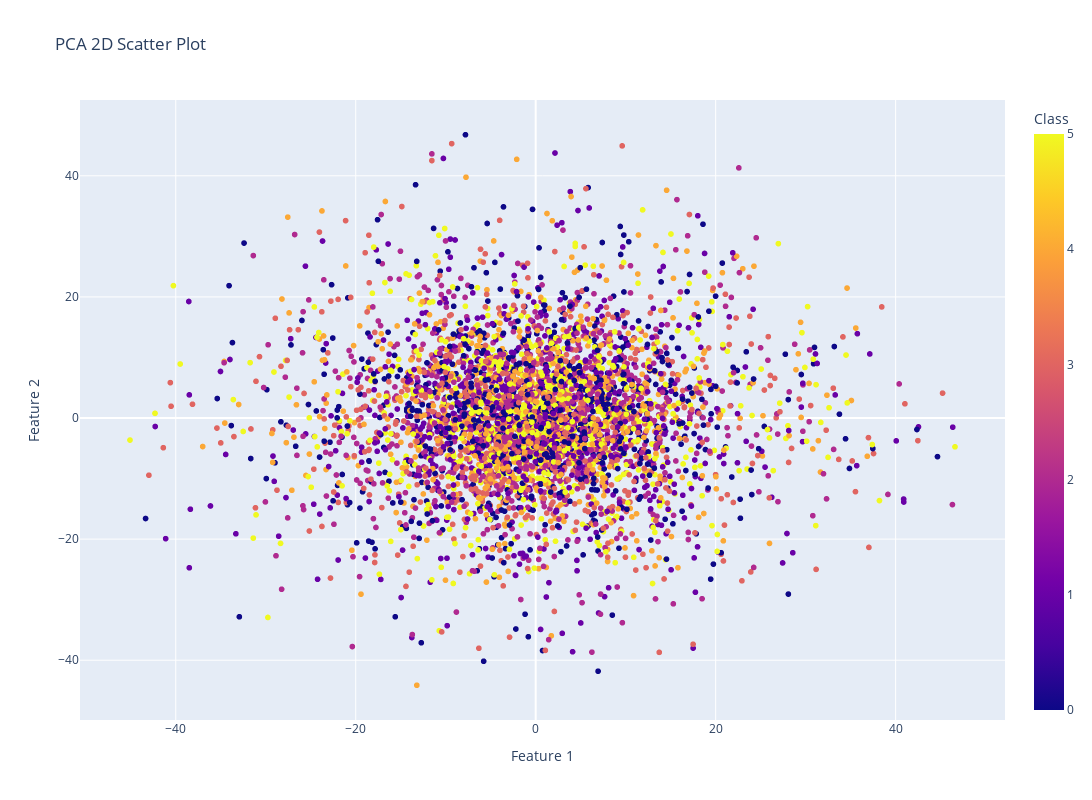
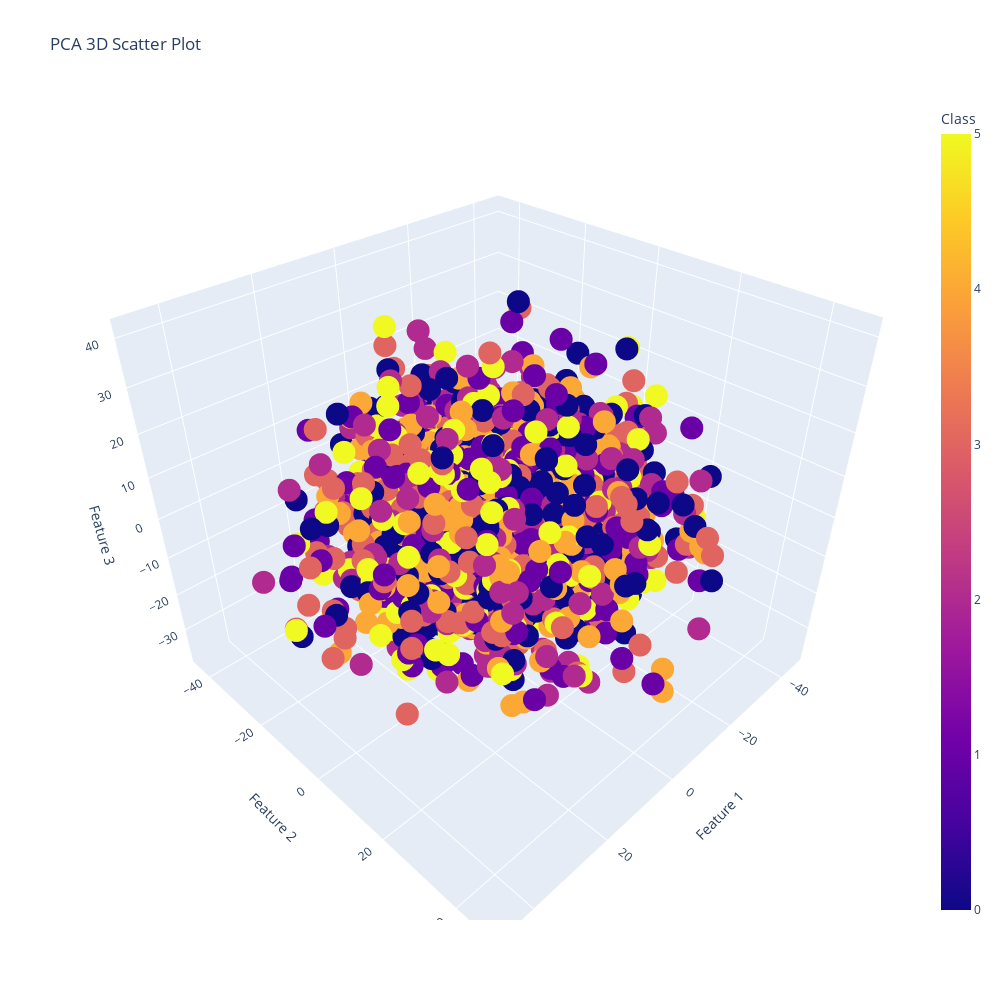
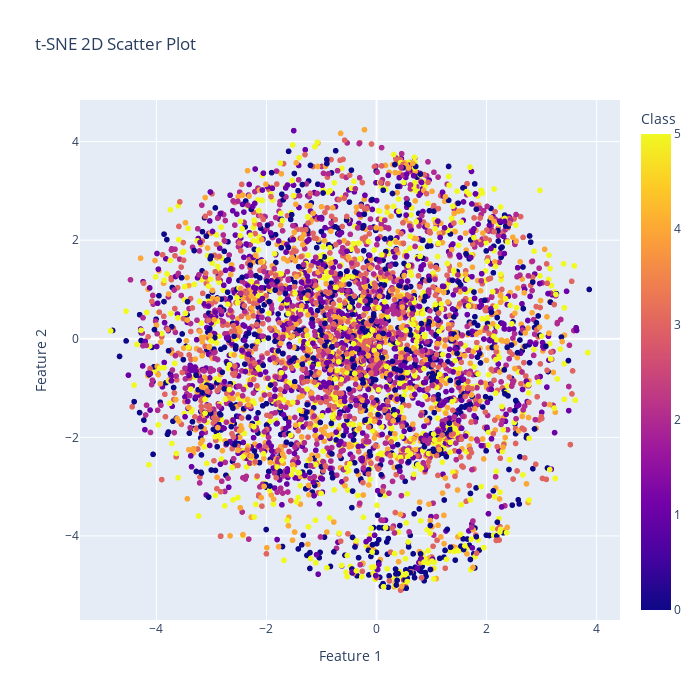

The cell these charts' notebook holds for them, in order:
### Code cell
sys.path.append('/home/elicer/project/src/ml')
from transform import Wav2Vec2Extractor

feature_extractor = Wav2Vec2Extractor(**{'model_name': 'Rajaram1996/Hubert_emotion',
                                        'sample_rate': 16000,
                                        'audio_max_ms': 4000}).train_transform
            
def audio_to_feature_vector(audio_path):
    feature_vector = feature_extractor(torchaudio.load(audio_path)[0])
    return feature_vector

label_csv = pd.read_csv('/home/elicer/project/월간 데이콘 음성 감정 인식 AI 경진대회/train.csv')
audio_directory = '/home/elicer/project/월간 데이콘 음성 감정 인식 AI 경진대회/train/'

all_features = []
label_list = []

for filename in label_csv['file_path']:
    audio_path = os.path.join(audio_directory, filename)
    features = audio_to_feature_vector(audio_path)
    all_features.append(features)
    label_list.append(label_csv[label_csv['file_path']==filename]['label'])


# 특징 매트릭스 생성
feature_matrix = np.vstack(all_features)
print('feature_matrix.shape:', feature_matrix.shape)

class_num = 6
pca_plot(2, feature_matrix, class_num, 1200, 800)  # 2차원 산점도
pca_plot(3, feature_matrix, class_num, 1000, 1000)  # 3차원 산점도
tsne_plot(feature_matrix, class_num, width=700, height=700) # t-sne 2차원

### Figure 1 — Plotly figure (JSON) as saved in the notebook; plotly's stock layout.template omitted (floating-point values rounded to 4 significant figures; data arrays with more than 128 entries replaced by an {"elided": "..."} marker saying what was removed)
{"data": [{"hovertemplate": "Feature 1=%{x}<br>Feature 2=%{y}<br>Class=%{marker.color}<extra></extra>", "legendgroup": "", "marker": {"color": {"elided": "5001 int values"}, "coloraxis": "coloraxis", "symbol": "circle"}, "mode": "markers", "name": "", "showlegend": false, "type": "scattergl", "x": {"elided": "5001 float values"}, "xaxis": "x", "y": {"elided": "5001 float values"}, "yaxis": "y"}], "layout": {"coloraxis": {"colorbar": {"title": {"text": "Class"}}, "colorscale": [[0, "#0d0887"], [0.1111, "#46039f"], [0.2222, "#7201a8"], [0.3333, "#9c179e"], [0.4444, "#bd3786"], [0.5556, "#d8576b"], [0.6667, "#ed7953"], [0.7778, "#fb9f3a"], [0.8889, "#fdca26"], [1, "#f0f921"]]}, "height": 800, "legend": {"itemsizing": "constant", "orientation": "h", "tracegroupgap": 0, "x": 1, "xanchor": "right", "y": 1.02, "yanchor": "bottom"}, "title": {"text": "PCA 2D Scatter Plot"}, "width": 1200, "xaxis": {"anchor": "y", "domain": [0, 1], "title": {"text": "Feature 1"}}, "yaxis": {"anchor": "x", "domain": [0, 1], "title": {"text": "Feature 2"}}}}

### Figure 2 — Plotly figure (JSON) as saved in the notebook; plotly's stock layout.template omitted (floating-point values rounded to 4 significant figures; data arrays with more than 128 entries replaced by an {"elided": "..."} marker saying what was removed)
{"data": [{"hovertemplate": "Feature 1=%{x}<br>Feature 2=%{y}<br>Feature 3=%{z}<br>Class=%{marker.color}<extra></extra>", "legendgroup": "", "marker": {"color": {"elided": "5001 int values"}, "coloraxis": "coloraxis", "symbol": "circle"}, "mode": "markers", "name": "", "scene": "scene", "showlegend": false, "type": "scatter3d", "x": {"elided": "5001 float values"}, "y": {"elided": "5001 float values"}, "z": {"elided": "5001 float values"}}], "layout": {"coloraxis": {"colorbar": {"title": {"text": "Class"}}, "colorscale": [[0, "#0d0887"], [0.1111, "#46039f"], [0.2222, "#7201a8"], [0.3333, "#9c179e"], [0.4444, "#bd3786"], [0.5556, "#d8576b"], [0.6667, "#ed7953"], [0.7778, "#fb9f3a"], [0.8889, "#fdca26"], [1, "#f0f921"]]}, "height": 1000, "legend": {"orientation": "h", "tracegroupgap": 0, "x": 1, "xanchor": "right", "y": 1.02, "yanchor": "bottom"}, "scene": {"domain": {"x": [0, 1], "y": [0, 1]}, "xaxis": {"title": {"text": "Feature 1"}}, "yaxis": {"title": {"text": "Feature 2"}}, "zaxis": {"title": {"text": "Feature 3"}}}, "title": {"text": "PCA 3D Scatter Plot"}, "width": 1000}}

### Figure 3 — Plotly figure (JSON) as saved in the notebook; plotly's stock layout.template omitted (floating-point values rounded to 4 significant figures; data arrays with more than 128 entries replaced by an {"elided": "..."} marker saying what was removed)
{"data": [{"hovertemplate": "Feature 1=%{x}<br>Feature 2=%{y}<br>Class=%{marker.color}<extra></extra>", "legendgroup": "", "marker": {"color": {"elided": "5001 int values"}, "coloraxis": "coloraxis", "symbol": "circle"}, "mode": "markers", "name": "", "showlegend": false, "type": "scattergl", "x": {"elided": "5001 float values"}, "xaxis": "x", "y": {"elided": "5001 float values"}, "yaxis": "y"}], "layout": {"coloraxis": {"colorbar": {"title": {"text": "Class"}}, "colorscale": [[0, "#0d0887"], [0.1111, "#46039f"], [0.2222, "#7201a8"], [0.3333, "#9c179e"], [0.4444, "#bd3786"], [0.5556, "#d8576b"], [0.6667, "#ed7953"], [0.7778, "#fb9f3a"], [0.8889, "#fdca26"], [1, "#f0f921"]]}, "height": 700, "legend": {"itemsizing": "constant", "orientation": "h", "tracegroupgap": 0, "x": 1, "xanchor": "right", "y": 1.02, "yanchor": "bottom"}, "title": {"text": "t-SNE 2D Scatter Plot"}, "width": 700, "xaxis": {"anchor": "y", "domain": [0, 1], "title": {"text": "Feature 1"}}, "yaxis": {"anchor": "x", "domain": [0, 1], "title": {"text": "Feature 2"}}}}
